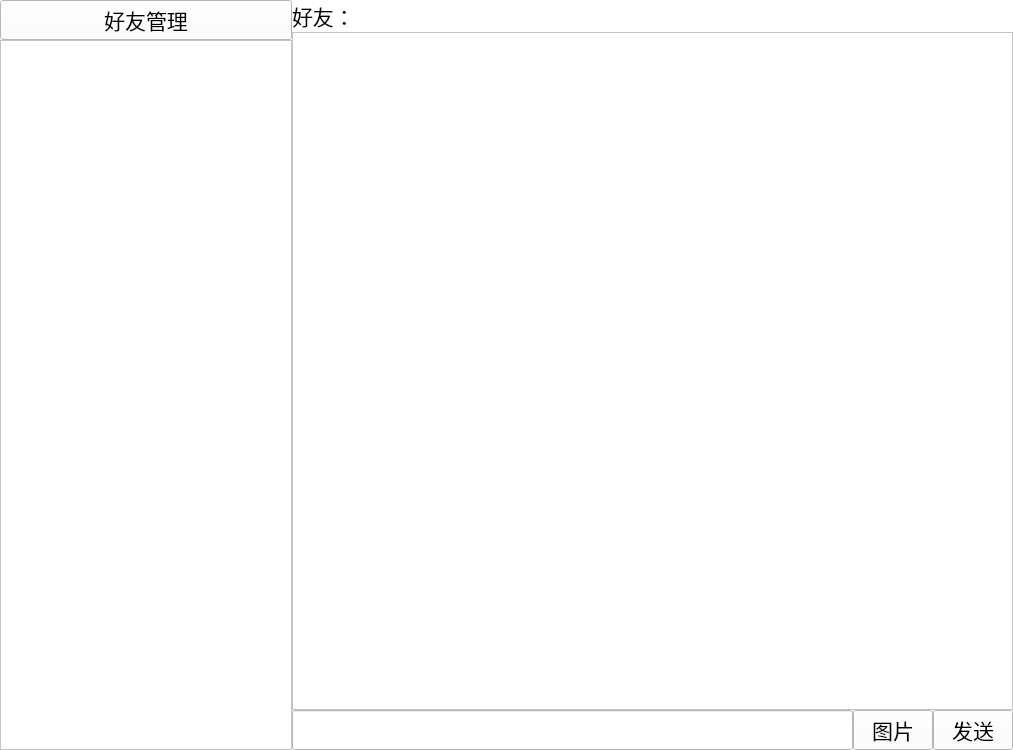
<?xml version="1.0" encoding="UTF-8"?>
<ui version="4.0">
 <class>Index</class>
 <widget class="QWidget" name="Index">
  <property name="geometry">
   <rect>
    <x>0</x>
    <y>0</y>
    <width>1013</width>
    <height>750</height>
   </rect>
  </property>
  <property name="windowTitle">
   <string>Chat</string>
  </property>
  <property name="styleSheet">
   <string notr="true">background:rgb(255, 255, 255)</string>
  </property>
  <layout class="QHBoxLayout" name="horizontalLayout_4">
   <property name="spacing">
    <number>0</number>
   </property>
   <property name="leftMargin">
    <number>0</number>
   </property>
   <property name="topMargin">
    <number>0</number>
   </property>
   <property name="rightMargin">
    <number>0</number>
   </property>
   <property name="bottomMargin">
    <number>0</number>
   </property>
   <item>
    <layout class="QVBoxLayout" name="verticalLayout">
     <property name="spacing">
      <number>0</number>
     </property>
     <item>
      <layout class="QHBoxLayout" name="horizontalLayout_3">
       <property name="spacing">
        <number>0</number>
       </property>
       <item>
        <widget class="QPushButton" name="friendCon">
         <property name="font">
          <font>
           <family>Agency FB</family>
           <pointsize>16</pointsize>
          </font>
         </property>
         <property name="text">
          <string>好友管理</string>
         </property>
        </widget>
       </item>
      </layout>
     </item>
     <item>
      <widget class="QListWidget" name="listWidget"/>
     </item>
    </layout>
   </item>
   <item>
    <layout class="QVBoxLayout" name="verticalLayout_2">
     <property name="spacing">
      <number>0</number>
     </property>
     <item>
      <layout class="QHBoxLayout" name="horizontalLayout">
       <item>
        <widget class="QLabel" name="whoLB">
         <property name="font">
          <font>
           <family>Agency FB</family>
           <pointsize>16</pointsize>
          </font>
         </property>
         <property name="text">
          <string>&lt;html&gt;&lt;head/&gt;&lt;body&gt;&lt;p&gt;好友：&lt;/p&gt;&lt;/body&gt;&lt;/html&gt;</string>
         </property>
        </widget>
       </item>
       <item>
        <spacer name="horizontalSpacer">
         <property name="orientation">
          <enum>Qt::Horizontal</enum>
         </property>
         <property name="sizeHint" stdset="0">
          <size>
           <width>658</width>
           <height>20</height>
          </size>
         </property>
        </spacer>
       </item>
      </layout>
     </item>
     <item>
      <widget class="QTextEdit" name="Messagebox">
       <property name="enabled">
        <bool>true</bool>
       </property>
       <property name="font">
        <font>
         <family>Agency FB</family>
         <pointsize>16</pointsize>
        </font>
       </property>
       <property name="styleSheet">
        <string notr="true"/>
       </property>
       <property name="readOnly">
        <bool>true</bool>
       </property>
      </widget>
     </item>
     <item>
      <layout class="QHBoxLayout" name="horizontalLayout_2">
       <property name="spacing">
        <number>0</number>
       </property>
       <item>
        <widget class="QLineEdit" name="MessageEdit">
         <property name="enabled">
          <bool>true</bool>
         </property>
         <property name="sizePolicy">
          <sizepolicy hsizetype="Expanding" vsizetype="Ignored">
           <horstretch>0</horstretch>
           <verstretch>0</verstretch>
          </sizepolicy>
         </property>
        </widget>
       </item>
       <item>
        <widget class="QPushButton" name="PhotoPB">
         <property name="font">
          <font>
           <family>Agency FB</family>
           <pointsize>16</pointsize>
          </font>
         </property>
         <property name="text">
          <string>图片</string>
         </property>
        </widget>
       </item>
       <item>
        <widget class="QPushButton" name="sendPB">
         <property name="enabled">
          <bool>true</bool>
         </property>
         <property name="sizePolicy">
          <sizepolicy hsizetype="Minimum" vsizetype="Fixed">
           <horstretch>0</horstretch>
           <verstretch>0</verstretch>
          </sizepolicy>
         </property>
         <property name="font">
          <font>
           <family>Agency FB</family>
           <pointsize>16</pointsize>
          </font>
         </property>
         <property name="text">
          <string>发送</string>
         </property>
        </widget>
       </item>
      </layout>
     </item>
    </layout>
   </item>
  </layout>
 </widget>
 <resources/>
 <connections/>
</ui>
